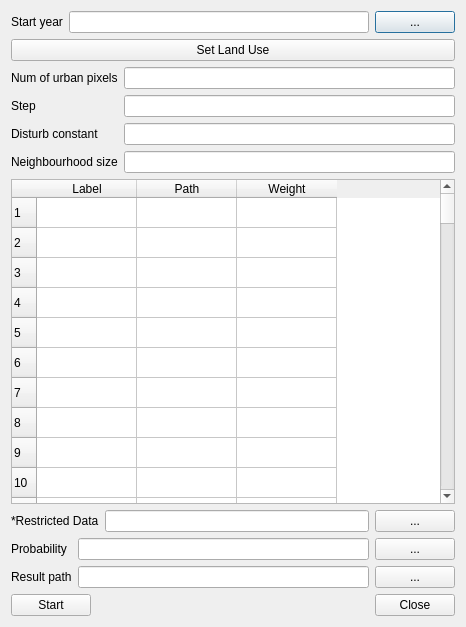
<?xml version="1.0" encoding="UTF-8"?>
<ui version="4.0">
 <class>Dialog</class>
 <widget class="QDialog" name="Dialog">
  <property name="geometry">
   <rect>
    <x>0</x>
    <y>0</y>
    <width>466</width>
    <height>627</height>
   </rect>
  </property>
  <property name="windowTitle">
   <string>Dialog</string>
  </property>
  <property name="windowIcon">
   <iconset>
    <normaloff>../res/logo.ico</normaloff>../res/logo.ico</iconset>
  </property>
  <layout class="QGridLayout" name="gridLayout_3">
   <item row="0" column="0" colspan="2">
    <layout class="QGridLayout" name="gridLayout">
     <item row="0" column="2">
      <widget class="QPushButton" name="pushButton">
       <property name="text">
        <string>...</string>
       </property>
      </widget>
     </item>
     <item row="0" column="1">
      <widget class="QLineEdit" name="lineEdit"/>
     </item>
     <item row="0" column="0">
      <widget class="QLabel" name="label">
       <property name="text">
        <string>Start year</string>
       </property>
      </widget>
     </item>
    </layout>
   </item>
   <item row="1" column="0" colspan="2">
    <widget class="QPushButton" name="pushButton_8">
     <property name="text">
      <string>Set Land Use</string>
     </property>
    </widget>
   </item>
   <item row="2" column="0">
    <widget class="QLabel" name="label_8">
     <property name="text">
      <string>Num of urban pixels</string>
     </property>
    </widget>
   </item>
   <item row="2" column="1">
    <widget class="QLineEdit" name="lineEdit_2"/>
   </item>
   <item row="3" column="0">
    <widget class="QLabel" name="label_10">
     <property name="text">
      <string>Step</string>
     </property>
    </widget>
   </item>
   <item row="3" column="1">
    <widget class="QLineEdit" name="lineEdit_10"/>
   </item>
   <item row="4" column="0">
    <widget class="QLabel" name="label_11">
     <property name="text">
      <string>Disturb constant</string>
     </property>
    </widget>
   </item>
   <item row="4" column="1">
    <widget class="QLineEdit" name="lineEdit_11"/>
   </item>
   <item row="5" column="0">
    <widget class="QLabel" name="label_12">
     <property name="text">
      <string>Neighbourhood size</string>
     </property>
    </widget>
   </item>
   <item row="5" column="1">
    <widget class="QLineEdit" name="lineEdit_12"/>
   </item>
   <item row="6" column="0" colspan="2">
    <widget class="QTableWidget" name="tableWidget">
     <property name="rowCount">
      <number>100</number>
     </property>
     <property name="columnCount">
      <number>3</number>
     </property>
     <row/>
     <row/>
     <row/>
     <row/>
     <row/>
     <row/>
     <row/>
     <row/>
     <row/>
     <row/>
     <row/>
     <row/>
     <row/>
     <row/>
     <row/>
     <row/>
     <row/>
     <row/>
     <row/>
     <row/>
     <row/>
     <row/>
     <row/>
     <row/>
     <row/>
     <row/>
     <row/>
     <row/>
     <row/>
     <row/>
     <row/>
     <row/>
     <row/>
     <row/>
     <row/>
     <row/>
     <row/>
     <row/>
     <row/>
     <row/>
     <row/>
     <row/>
     <row/>
     <row/>
     <row/>
     <row/>
     <row/>
     <row/>
     <row/>
     <row/>
     <row/>
     <row/>
     <row/>
     <row/>
     <row/>
     <row/>
     <row/>
     <row/>
     <row/>
     <row/>
     <row/>
     <row/>
     <row/>
     <row/>
     <row/>
     <row/>
     <row/>
     <row/>
     <row/>
     <row/>
     <row/>
     <row/>
     <row/>
     <row/>
     <row/>
     <row/>
     <row/>
     <row/>
     <row/>
     <row/>
     <row/>
     <row/>
     <row/>
     <row/>
     <row/>
     <row/>
     <row/>
     <row/>
     <row/>
     <row/>
     <row/>
     <row/>
     <row/>
     <row/>
     <row/>
     <row/>
     <row/>
     <row/>
     <row/>
     <row/>
     <column>
      <property name="text">
       <string>Label</string>
      </property>
     </column>
     <column>
      <property name="text">
       <string>Path</string>
      </property>
     </column>
     <column>
      <property name="text">
       <string>Weight</string>
      </property>
     </column>
    </widget>
   </item>
   <item row="7" column="0" colspan="2">
    <layout class="QHBoxLayout" name="horizontalLayout_2">
     <item>
      <widget class="QLabel" name="label_5">
       <property name="text">
        <string>*Restricted Data</string>
       </property>
      </widget>
     </item>
     <item>
      <widget class="QLineEdit" name="lineEdit_5"/>
     </item>
     <item>
      <widget class="QPushButton" name="pushButton_5">
       <property name="text">
        <string>...</string>
       </property>
      </widget>
     </item>
    </layout>
   </item>
   <item row="8" column="0" colspan="2">
    <layout class="QGridLayout" name="gridLayout_2">
     <item row="0" column="2">
      <widget class="QPushButton" name="pushButton_10">
       <property name="text">
        <string>...</string>
       </property>
      </widget>
     </item>
     <item row="0" column="1">
      <widget class="QLineEdit" name="lineEdit_7"/>
     </item>
     <item row="0" column="0">
      <widget class="QLabel" name="label_7">
       <property name="text">
        <string>Probability</string>
       </property>
      </widget>
     </item>
     <item row="2" column="2">
      <widget class="QPushButton" name="pushButton_12">
       <property name="text">
        <string>...</string>
       </property>
      </widget>
     </item>
     <item row="2" column="1">
      <widget class="QLineEdit" name="lineEdit_9"/>
     </item>
     <item row="2" column="0">
      <widget class="QLabel" name="label_9">
       <property name="text">
        <string>Result path</string>
       </property>
      </widget>
     </item>
    </layout>
   </item>
   <item row="9" column="0" colspan="2">
    <layout class="QHBoxLayout" name="horizontalLayout_3">
     <item>
      <widget class="QPushButton" name="pushButton_6">
       <property name="text">
        <string>Start</string>
       </property>
      </widget>
     </item>
     <item>
      <spacer name="horizontalSpacer">
       <property name="orientation">
        <enum>Qt::Horizontal</enum>
       </property>
       <property name="sizeHint" stdset="0">
        <size>
         <width>40</width>
         <height>20</height>
        </size>
       </property>
      </spacer>
     </item>
     <item>
      <widget class="QPushButton" name="pushButton_7">
       <property name="text">
        <string>Close</string>
       </property>
      </widget>
     </item>
    </layout>
   </item>
  </layout>
 </widget>
 <resources/>
 <connections/>
</ui>
